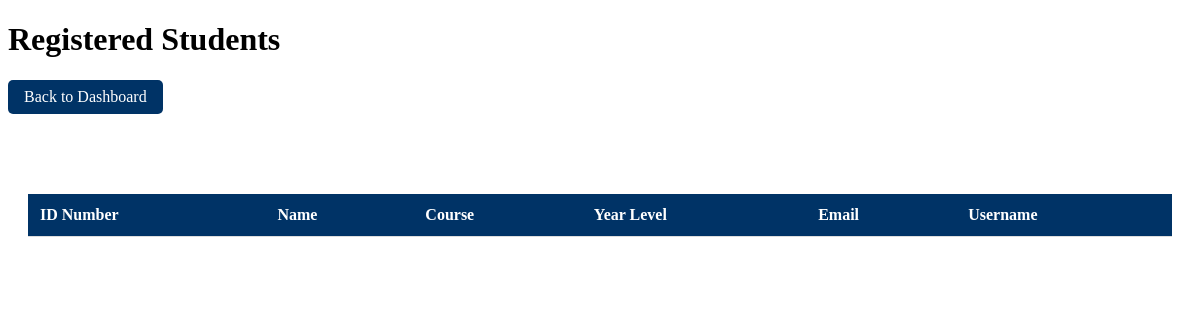
/admin/students (signed in), run on an earlier commit of the app's database.
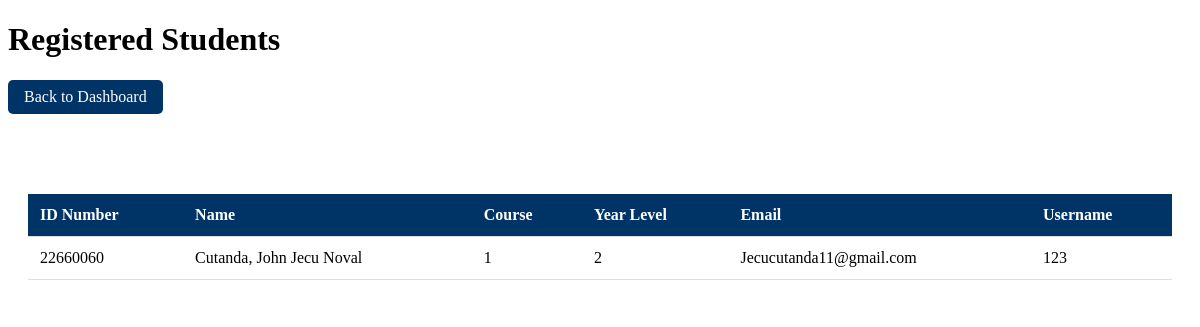
And on a later commit of the database.
### tables this page shows
CREATE TABLE students (
    id INTEGER PRIMARY KEY AUTOINCREMENT,
    idno TEXT UNIQUE NOT NULL,
    lastname TEXT NOT NULL,
    firstname TEXT NOT NULL,
    middlename TEXT,
    course TEXT NOT NULL,
    year_level INTEGER NOT NULL,
    email TEXT UNIQUE NOT NULL,
    username TEXT UNIQUE NOT NULL,
    password TEXT NOT NULL,
    user_type TEXT NOT NULL DEFAULT 'student', -- 'admin', 'staff', or 'student'
    created_at TIMESTAMP DEFAULT CURRENT_TIMESTAMP
);

### app.py (the view)
@app.route('/admin/students')
@login_required
@admin_required
def admin_students():
    try:
        db = get_db()
        students = db.execute('''
            SELECT id, idno, lastname, firstname, middlename,
                   course, year_level, email, username
            FROM students WHERE user_type = 'student'
        ''').fetchall()
        return render_template('admin/students.html', students=students)
    except Exception as e:
        logging.error(f"Admin students view error: {str(e)}")
        flash('Error loading students list.', 'error')
        return redirect(url_for('admin_dashboard'))

### app.py (called while the page is built)
def get_db():
    try:
        db = sqlite3.connect('students.db')
        db.row_factory = sqlite3.Row
        return db
    except Exception as e:
        logging.error(f"Database connection error: {str(e)}")
        raise

@app.before_request
def before_request():
    if 'user_id' in session and 'last_activity' not in session:
        session.clear()
        flash('Session expired. Please login again.', 'warning')
        return redirect(url_for('index'))

def is_admin(user_id):
    try:
        db = get_db()
        user = db.execute('SELECT user_type FROM students WHERE id = ?', (user_id,)).fetchone()
        return user and user['user_type'] == 'admin'
    except Exception as e:
        logging.error(f"Error checking admin status: {str(e)}")
        return False

def admin_required(f):
    @wraps(f)
    def decorated_function(*args, **kwargs):
        if not is_admin(session.get('user_id')):
            flash('Admin access required.', 'error')
            return redirect(url_for('dashboard'))
        return f(*args, **kwargs)
    return decorated_function

### templates/admin/students.html (shortened to what this page needs)
<!DOCTYPE html>
<html lang="en">
<head>
</head>
<body>
    <div class="dashboard-container">
        <div class="header">
            <h1>Registered Students</h1>
            <a href="/admin/dashboard" class="back-btn">Back to Dashboard</a>
        </div>
        <div class="content">
            <table>
                <thead>
                    <tr>
                        <th>ID Number</th>
                        <th>Name</th>
                        <th>Course</th>
                        <th>Year Level</th>
                        <th>Email</th>
                        <th>Username</th>
                    </tr>
                </thead>
                <tbody>
                    {% for student in students %}
                    <tr>
                        <td>{{ student['idno'] }}</td>
                        <td>{{ student['lastname'] }}, {{ student['firstname'] }} {{ student['middlename'] }}</td>
                        <td>{{ student['course'] }}</td>
                        <td>{{ student['year_level'] }}</td>
                        <td>{{ student['email'] }}</td>
                        <td>{{ student['username'] }}</td>
                    </tr>
                    {% endfor %}
                </tbody>
            </table>
        </div>
    </div>
</body>
</html>

### templates/admin/students.html (style rules this page uses)
.content { background-color: rgba(255, 255, 255, 0.95); padding: 20px; border-radius: 10px; margin-top: 20px; }
table { width: 100%; border-collapse: collapse; margin-top: 20px; }
th, td { padding: 12px; text-align: left; border-bottom: 1px solid #ddd; }
th { background-color: #003366; color: white; }
.back-btn { background-color: #003366; color: white; padding: 8px 16px; border: none; border-radius: 5px; cursor: pointer; text-decoration: none; display: inline-block; margin-bottom: 20px; }

What changed in the data, as far as the page shows it:
added students: idno "22660060", lastname "Cutanda", firstname "John Jecu", middlename "Noval", course "1", year_level "2", email "Jecucutanda11@gmail.com", username "123"
